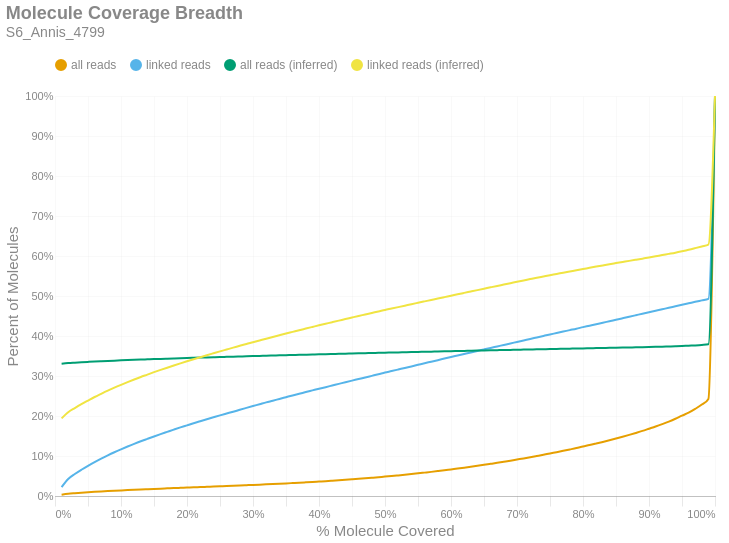

The cell this chart's notebook holds for it:
### Markdown cell above
### Molecule Read Coverage
This chart shows molecule coverage breadth as computed by the number of bases aligned to that molecule. In other words, "*how much of each unique long molecule is actually sequenced/aligned?*" Keep in mind there is a distinction between sequences and alignments, since some sequences belonging to a particular molecule may not align well and wouldn't appear in the alignment data. This chart also shows molecule coverage breadth as computed by the *inferred fragment* from which the aligned sequences originate. Unlike read coverage, this calculation takes into account the total insert size, including unsequenced gaps between the forward and reverse reads. Like the previous figures, these are cumulative percents.

### Code cell
if SKIPLR:
    print_html(f"Skipped")
else:
    binned_df = consolidated_hist(valids['coverage_bp'], mask, 0.01, True)
    binned_df_inf = consolidated_hist(valids['coverage_inserts'], mask, 0.01, True)
    binned_df = binned_df.with_columns(pl.lit(binned_df_inf['all reads (cumsum)']).alias('all reads (inferred)'))
    binned_df = binned_df.with_columns(pl.lit(binned_df_inf['linked reads (cumsum)']).alias('linked reads (inferred)'))
    binned_df = binned_df.with_columns(
        (pl.col('bin').cast(pl.Float64) + 0.01).alias('right_edge')
    )

    with SafeRender(binned_df):
        (
            density_plot(binned_df, 'Molecule Coverage Breadth', samplename, 'molcov', ['all reads (inferred)','linked reads (inferred)'])
            .encode(
                #x=alt.X('bin:Q', title="% Molecule Covered").axis(format = '%').scale(padding=0),
                x=alt.X('right_edge:Q', title="% Molecule Covered").axis(format='%').scale(padding=0),
                y=alt.Y('value:Q', title='Percent of Molecules')
                    .axis(format='%')
                    .stack(False)
                    .scale(domainMin=0, padding=0),
                color=alt.Color("key:N").scale(domain = ["all reads", "linked reads", "all reads (inferred)", "linked reads (inferred)"]),
                tooltip = [
                    alt.Tooltip("key:N", title = "Data Type"),
                    alt.Tooltip("range_label:N", title="% Molecule Covered"),
                    alt.Tooltip("value:Q", format = ".2%", title="% Molecules")
                ]
            )
        ).display()

### Figure 1 — Vega-Lite specification as saved in the notebook (floating-point values rounded to 4 significant figures)
{"width": "container", "height": 400, "config": {"title": {"anchor": "start", "dy": -15, "fontSize": 18, "color": "#888888", "subtitleColor": "#888888", "subtitleFontSize": 14}, "arc": {"fill": "#0072B2"}, "axis": {"domainColor": "#888888", "domainWidth": 0.5, "gridWidth": 0.2, "grid": false, "titleFontWeight": 400, "titleFontSize": 15, "labelFontSize": 11, "labelColor": "#888888", "tickColor": "#888888", "tickWidth": 0.2, "titleColor": "#888888"}, "axisBand": {"grid": false}, "axisX": {"grid": true, "tickSize": 10, "domainCap": "round"}, "axisY": {"domain": false, "grid": true, "tickSize": 0, "domainCap": "round"}, "background": "transparent", "header": {"labelFontSize": 15, "labelColor": "#888888", "titleFontSize": 15, "titleFontWeight": 600, "titleColor": "#888888"}, "legend": {"labelFont": "sans-serif", "labelFontSize": 12, "labelColor": "#888888", "symbolSize": 100, "symbolType": "circle", "titleFontSize": 12, "titlePadding": 10, "titleColor": "#888888", "title": null, "orient": "top"}, "range": {"category": ["#E69F00", "#56B4E9", "#009E73", "#F0E442", "#0072B2", "#D55E00", "#CC79A7", "#000000"], "diverging": ["#cfe8f3", "#a2d4ec", "#73bfe2", "#46abdb", "#1696d2", "#12719e"]}, "area": {"fill": "#0072B2", "fillOpacity": 0.7, "line": true, "strokeOpacity": 0.7}, "line": {"color": "#0072B2", "stroke": "#0072B2", "strokeWidth": 2}, "trail": {"color": "#0072B2", "stroke": "#0072B2", "strokeWidth": 0, "size": 1}, "point": {"filled": true, "fillOpacity": 1.0, "size": 95}, "text": {"color": "#888888", "fontSize": 11, "align": "right", "fontWeight": 400, "size": 11}, "bar": {"fill": "#0072B2", "stroke": null}, "view": {"stroke": null, "continuousWidth": 660, "continuousHeight": 400}}, "data": {"name": "data-9d272e02d0a313e6923145bcb605345f"}, "mark": {"type": "line", "interpolate": "monotone", "point": {"opacity": 0, "size": 275}}, "encoding": {"color": {"field": "key", "scale": {"domain": ["all reads", "linked reads", "all reads (inferred)", "linked reads (inferred)"]}, "type": "nominal"}, "tooltip": [{"field": "key", "title": "Data Type", "type": "nominal"}, {"field": "range_label", "title": "% Molecule Covered", "type": "nominal"}, {"field": "value", "format": ".2%", "title": "% Molecules", "type": "quantitative"}], "x": {"axis": {"format": "%"}, "field": "right_edge", "scale": {"padding": 0}, "title": "% Molecule Covered", "type": "quantitative"}, "y": {"axis": {"format": "%"}, "field": "value", "scale": {"domainMin": 0, "padding": 0}, "stack": false, "title": "Percent of Molecules", "type": "quantitative"}}, "params": [{"name": "param_c36ac31b6afebe62", "select": {"type": "point", "fields": ["key"]}, "bind": "legend"}], "title": {"text": "Molecule Coverage Breadth", "subtitle": "S6_Annis_4799"}, "transform": [{"fold": ["all reads (cumsum)", "linked reads (cumsum)", "all reads (inferred)", "linked reads (inferred)"]}, {"calculate": "replace(datum.key, ' (cumsum)', '')", "as": "key"}, {"filter": {"param": "param_c36ac31b6afebe62"}}], "usermeta": {"embedOptions": {"downloadFileName": "S6_Annis_4799.molcov"}}, "$schema": "https://vega.github.io/schema/vega-lite/v6.1.0.json", "datasets": {"data-9d272e02d0a313e6923145bcb605345f": [{"bin": "0.0", "interval": "0.0-0.01", "all reads": 0.00307, "linked reads": 0.02209, "all reads (cumsum)": 0.00307, "linked reads (cumsum)": 0.02209, "range_label": "0.0-0.01", "all reads (inferred)": 0.3308, "linked reads (inferred)": 0.1941, "right_edge": 0.01}, {"bin": "0.01", "interval": "0.01-0.02", "all reads": 0.002397, "linked reads": 0.02044, "all reads (cumsum)": 0.005467, "linked reads (cumsum)": 0.04252, "range_label": "0.01-0.02", "all reads (inferred)": 0.3324, "linked reads (inferred)": 0.2095, "right_edge": 0.02}, {"bin": "0.02", "interval": "0.02-0.03", "all reads": 0.001475, "linked reads": 0.01234, "all reads (cumsum)": 0.006942, "linked reads (cumsum)": 0.05486, "range_label": "0.02-0.03", "all reads (inferred)": 0.3334, "linked reads (inferred)": 0.2199, "right_edge": 0.03}, {"bin": "0.03", "interval": "0.03-0.04", "all reads": 0.001251, "linked reads": 0.01072, "all reads (cumsum)": 0.008193, "linked reads (cumsum)": 0.06559, "range_label": "0.03-0.04", "all reads (inferred)": 0.3344, "linked reads (inferred)": 0.2296, "right_edge": 0.04}, {"bin": "0.04", "interval": "0.04-0.05", "all reads": 0.001122, "linked reads": 0.009936, "all reads (cumsum)": 0.009315, "linked reads (cumsum)": 0.07552, "range_label": "0.04-0.05", "all reads (inferred)": 0.3353, "linked reads (inferred)": 0.2387, "right_edge": 0.05}, {"bin": "0.05", "interval": "0.05-0.06", "all reads": 0.001046, "linked reads": 0.00939, "all reads (cumsum)": 0.01036, "linked reads (cumsum)": 0.08491, "range_label": "0.05-0.06", "all reads (inferred)": 0.3361, "linked reads (inferred)": 0.2475, "right_edge": 0.06}, {"bin": "0.06", "interval": "0.06-0.07", "all reads": 0.0009617, "linked reads": 0.008757, "all reads (cumsum)": 0.01132, "linked reads (cumsum)": 0.09367, "range_label": "0.06-0.07", "all reads (inferred)": 0.3369, "linked reads (inferred)": 0.2555, "right_edge": 0.07}, {"bin": "0.07", "interval": "0.07-0.08", "all reads": 0.0009208, "linked reads": 0.008136, "all reads (cumsum)": 0.01224, "linked reads (cumsum)": 0.1018, "range_label": "0.07-0.08", "all reads (inferred)": 0.3377, "linked reads (inferred)": 0.2634, "right_edge": 0.08}, {"bin": "0.08", "interval": "0.08-0.09", "all reads": 0.0008619, "linked reads": 0.007637, "all reads (cumsum)": 0.01311, "linked reads (cumsum)": 0.1094, "range_label": "0.08-0.09", "all reads (inferred)": 0.3384, "linked reads (inferred)": 0.2708, "right_edge": 0.09}, {"bin": "0.09", "interval": "0.09-0.1", "all reads": 0.0008315, "linked reads": 0.007198, "all reads (cumsum)": 0.01394, "linked reads (cumsum)": 0.1166, "range_label": "0.09-0.1", "all reads (inferred)": 0.3391, "linked reads (inferred)": 0.2779, "right_edge": 0.1}, {"bin": "0.1", "interval": "0.1-0.11", "all reads": 0.0008144, "linked reads": 0.007019, "all reads (cumsum)": 0.01475, "linked reads (cumsum)": 0.1237, "range_label": "0.1-0.11", "all reads (inferred)": 0.3398, "linked reads (inferred)": 0.2847, "right_edge": 0.11}, {"bin": "0.11", "interval": "0.11-0.12", "all reads": 0.000777, "linked reads": 0.006752, "all reads (cumsum)": 0.01553, "linked reads (cumsum)": 0.1304, "range_label": "0.11-0.12", "all reads (inferred)": 0.3404, "linked reads (inferred)": 0.2913, "right_edge": 0.12}, {"bin": "0.12", "interval": "0.12-0.13", "all reads": 0.0007492, "linked reads": 0.006401, "all reads (cumsum)": 0.01628, "linked reads (cumsum)": 0.1368, "range_label": "0.12-0.13", "all reads (inferred)": 0.3411, "linked reads (inferred)": 0.2976, "right_edge": 0.13}, {"bin": "0.13", "interval": "0.13-0.14", "all reads": 0.0007171, "linked reads": 0.006065, "all reads (cumsum)": 0.01699, "linked reads (cumsum)": 0.1429, "range_label": "0.13-0.14", "all reads (inferred)": 0.3416, "linked reads (inferred)": 0.3036, "right_edge": 0.14}, {"bin": "0.14", "interval": "0.14-0.15", "all reads": 0.0007094, "linked reads": 0.005995, "all reads (cumsum)": 0.0177, "linked reads (cumsum)": 0.1489, "range_label": "0.14-0.15", "all reads (inferred)": 0.3422, "linked reads (inferred)": 0.3096, "right_edge": 0.15}, {"bin": "0.15", "interval": "0.15-0.16", "all reads": 0.000694, "linked reads": 0.005846, "all reads (cumsum)": 0.0184, "linked reads (cumsum)": 0.1547, "range_label": "0.15-0.16", "all reads (inferred)": 0.3428, "linked reads (inferred)": 0.3153, "right_edge": 0.16}, {"bin": "0.16", "interval": "0.16-0.17", "all reads": 0.0006703, "linked reads": 0.005638, "all reads (cumsum)": 0.01907, "linked reads (cumsum)": 0.1604, "range_label": "0.16-0.17", "all reads (inferred)": 0.3434, "linked reads (inferred)": 0.3208, "right_edge": 0.17}, {"bin": "0.17", "interval": "0.17-0.18", "all reads": 0.0006752, "linked reads": 0.005618, "all reads (cumsum)": 0.01974, "linked reads (cumsum)": 0.166, "range_label": "0.17-0.18", "all reads (inferred)": 0.3439, "linked reads (inferred)": 0.3262, "right_edge": 0.18}, {"bin": "0.18", "interval": "0.18-0.19", "all reads": 0.0006587, "linked reads": 0.005479, "all reads (cumsum)": 0.0204, "linked reads (cumsum)": 0.1715, "range_label": "0.18-0.19", "all reads (inferred)": 0.3444, "linked reads (inferred)": 0.3316, "right_edge": 0.19}, {"bin": "0.19", "interval": "0.19-0.2", "all reads": 0.0006537, "linked reads": 0.005186, "all reads (cumsum)": 0.02106, "linked reads (cumsum)": 0.1766, "range_label": "0.19-0.2", "all reads (inferred)": 0.345, "linked reads (inferred)": 0.3368, "right_edge": 0.2}, {"bin": "0.2", "interval": "0.2-0.21", "all reads": 0.0006609, "linked reads": 0.005335, "all reads (cumsum)": 0.02172, "linked reads (cumsum)": 0.182, "range_label": "0.2-0.21", "all reads (inferred)": 0.3455, "linked reads (inferred)": 0.3419, "right_edge": 0.21}, {"bin": "0.21", "interval": "0.21-0.22", "all reads": 0.0006297, "linked reads": 0.004888, "all reads (cumsum)": 0.02235, "linked reads (cumsum)": 0.1869, "range_label": "0.21-0.22", "all reads (inferred)": 0.346, "linked reads (inferred)": 0.3469, "right_edge": 0.22}, {"bin": "0.22", "interval": "0.22-0.23", "all reads": 0.0006479, "linked reads": 0.004993, "all reads (cumsum)": 0.02299, "linked reads (cumsum)": 0.1919, "range_label": "0.22-0.23", "all reads (inferred)": 0.3465, "linked reads (inferred)": 0.3519, "right_edge": 0.23}, {"bin": "0.23", "interval": "0.23-0.24", "all reads": 0.0006523, "linked reads": 0.004891, "all reads (cumsum)": 0.02365, "linked reads (cumsum)": 0.1967, "range_label": "0.23-0.24", "all reads (inferred)": 0.347, "linked reads (inferred)": 0.3568, "right_edge": 0.24}, {"bin": "0.24", "interval": "0.24-0.25", "all reads": 0.0006472, "linked reads": 0.004852, "all reads (cumsum)": 0.02429, "linked reads (cumsum)": 0.2016, "range_label": "0.24-0.25", "all reads (inferred)": 0.3475, "linked reads (inferred)": 0.3616, "right_edge": 0.25}, {"bin": "0.25", "interval": "0.25-0.26", "all reads": 0.0006391, "linked reads": 0.0046, "all reads (cumsum)": 0.02493, "linked reads (cumsum)": 0.2062, "range_label": "0.25-0.26", "all reads (inferred)": 0.3479, "linked reads (inferred)": 0.3662, "right_edge": 0.26}, {"bin": "0.26", "interval": "0.26-0.27", "all reads": 0.0006677, "linked reads": 0.004545, "all reads (cumsum)": 0.0256, "linked reads (cumsum)": 0.2107, "range_label": "0.26-0.27", "all reads (inferred)": 0.3484, "linked reads (inferred)": 0.3709, "right_edge": 0.27}, {"bin": "0.27", "interval": "0.27-0.28", "all reads": 0.0006899, "linked reads": 0.004845, "all reads (cumsum)": 0.02629, "linked reads (cumsum)": 0.2156, "range_label": "0.27-0.28", "all reads (inferred)": 0.3489, "linked reads (inferred)": 0.3755, "right_edge": 0.28}, {"bin": "0.28", "interval": "0.28-0.29", "all reads": 0.0007039, "linked reads": 0.004649, "all reads (cumsum)": 0.02699, "linked reads (cumsum)": 0.2202, "range_label": "0.28-0.29", "all reads (inferred)": 0.3493, "linked reads (inferred)": 0.3802, "right_edge": 0.29}, {"bin": "0.29", "interval": "0.29-0.3", "all reads": 0.0007078, "linked reads": 0.004611, "all reads (cumsum)": 0.0277, "linked reads (cumsum)": 0.2248, "range_label": "0.29-0.3", "all reads (inferred)": 0.3498, "linked reads (inferred)": 0.3844, "right_edge": 0.3}, {"bin": "0.3", "interval": "0.3-0.31", "all reads": 0.0007282, "linked reads": 0.004545, "all reads (cumsum)": 0.02843, "linked reads (cumsum)": 0.2294, "range_label": "0.3-0.31", "all reads (inferred)": 0.3502, "linked reads (inferred)": 0.3888, "right_edge": 0.31}, {"bin": "0.31", "interval": "0.31-0.32", "all reads": 0.0007485, "linked reads": 0.004605, "all reads (cumsum)": 0.02918, "linked reads (cumsum)": 0.234, "range_label": "0.31-0.32", "all reads (inferred)": 0.3507, "linked reads (inferred)": 0.3933, "right_edge": 0.32}, {"bin": "0.32", "interval": "0.32-0.33", "all reads": 0.0007588, "linked reads": 0.004265, "all reads (cumsum)": 0.02994, "linked reads (cumsum)": 0.2383, "range_label": "0.32-0.33", "all reads (inferred)": 0.3511, "linked reads (inferred)": 0.3976, "right_edge": 0.33}, {"bin": "0.33", "interval": "0.33-0.34", "all reads": 0.0007829, "linked reads": 0.00441, "all reads (cumsum)": 0.03072, "linked reads (cumsum)": 0.2427, "range_label": "0.33-0.34", "all reads (inferred)": 0.3516, "linked reads (inferred)": 0.4019, "right_edge": 0.34}, {"bin": "0.34", "interval": "0.34-0.35", "all reads": 0.0008197, "linked reads": 0.004375, "all reads (cumsum)": 0.03154, "linked reads (cumsum)": 0.247, "range_label": "0.34-0.35", "all reads (inferred)": 0.352, "linked reads (inferred)": 0.4062, "right_edge": 0.35}, {"bin": "0.35", "interval": "0.35-0.36", "all reads": 0.0008538, "linked reads": 0.004378, "all reads (cumsum)": 0.03239, "linked reads (cumsum)": 0.2514, "range_label": "0.35-0.36", "all reads (inferred)": 0.3524, "linked reads (inferred)": 0.4103, "right_edge": 0.36}, {"bin": "0.36", "interval": "0.36-0.37", "all reads": 0.00086, "linked reads": 0.004171, "all reads (cumsum)": 0.03325, "linked reads (cumsum)": 0.2556, "range_label": "0.36-0.37", "all reads (inferred)": 0.3529, "linked reads (inferred)": 0.4145, "right_edge": 0.37}, {"bin": "0.37", "interval": "0.37-0.38", "all reads": 0.0009144, "linked reads": 0.004247, "all reads (cumsum)": 0.03417, "linked reads (cumsum)": 0.2598, "range_label": "0.37-0.38", "all reads (inferred)": 0.3533, "linked reads (inferred)": 0.4186, "right_edge": 0.38}, {"bin": "0.38", "interval": "0.38-0.39", "all reads": 0.000934, "linked reads": 0.004164, "all reads (cumsum)": 0.0351, "linked reads (cumsum)": 0.264, "range_label": "0.38-0.39", "all reads (inferred)": 0.3537, "linked reads (inferred)": 0.4226, "right_edge": 0.39}, {"bin": "0.39", "interval": "0.39-0.4", "all reads": 0.0009845, "linked reads": 0.004173, "all reads (cumsum)": 0.03609, "linked reads (cumsum)": 0.2682, "range_label": "0.39-0.4", "all reads (inferred)": 0.3542, "linked reads (inferred)": 0.4267, "right_edge": 0.4}, {"bin": "0.4", "interval": "0.4-0.41", "all reads": 0.0009829, "linked reads": 0.003887, "all reads (cumsum)": 0.03707, "linked reads (cumsum)": 0.2721, "range_label": "0.4-0.41", "all reads (inferred)": 0.3546, "linked reads (inferred)": 0.4306, "right_edge": 0.41}, {"bin": "0.41", "interval": "0.41-0.42", "all reads": 0.00107, "linked reads": 0.004137, "all reads (cumsum)": 0.03814, "linked reads (cumsum)": 0.2762, "range_label": "0.41-0.42", "all reads (inferred)": 0.355, "linked reads (inferred)": 0.4345, "right_edge": 0.42}, {"bin": "0.42", "interval": "0.42-0.43", "all reads": 0.001102, "linked reads": 0.004097, "all reads (cumsum)": 0.03924, "linked reads (cumsum)": 0.2803, "range_label": "0.42-0.43", "all reads (inferred)": 0.3554, "linked reads (inferred)": 0.4384, "right_edge": 0.43}, {"bin": "0.43", "interval": "0.43-0.44", "all reads": 0.001162, "linked reads": 0.004175, "all reads (cumsum)": 0.0404, "linked reads (cumsum)": 0.2845, "range_label": "0.43-0.44", "all reads (inferred)": 0.3558, "linked reads (inferred)": 0.4423, "right_edge": 0.44}, {"bin": "0.44", "interval": "0.44-0.45", "all reads": 0.001213, "linked reads": 0.004029, "all reads (cumsum)": 0.04162, "linked reads (cumsum)": 0.2885, "range_label": "0.44-0.45", "all reads (inferred)": 0.3562, "linked reads (inferred)": 0.4462, "right_edge": 0.45}, {"bin": "0.45", "interval": "0.45-0.46", "all reads": 0.00124, "linked reads": 0.003879, "all reads (cumsum)": 0.04286, "linked reads (cumsum)": 0.2924, "range_label": "0.45-0.46", "all reads (inferred)": 0.3566, "linked reads (inferred)": 0.4501, "right_edge": 0.46}, {"bin": "0.46", "interval": "0.46-0.47", "all reads": 0.001295, "linked reads": 0.004047, "all reads (cumsum)": 0.04415, "linked reads (cumsum)": 0.2964, "range_label": "0.46-0.47", "all reads (inferred)": 0.357, "linked reads (inferred)": 0.4538, "right_edge": 0.47}, {"bin": "0.47", "interval": "0.47-0.48", "all reads": 0.001349, "linked reads": 0.003948, "all reads (cumsum)": 0.0455, "linked reads (cumsum)": 0.3004, "range_label": "0.47-0.48", "all reads (inferred)": 0.3574, "linked reads (inferred)": 0.4576, "right_edge": 0.48}, {"bin": "0.48", "interval": "0.48-0.49", "all reads": 0.0014, "linked reads": 0.003956, "all reads (cumsum)": 0.0469, "linked reads (cumsum)": 0.3043, "range_label": "0.48-0.49", "all reads (inferred)": 0.3578, "linked reads (inferred)": 0.4613, "right_edge": 0.49}, {"bin": "0.49", "interval": "0.49-0.5", "all reads": 0.001577, "linked reads": 0.004196, "all reads (cumsum)": 0.04848, "linked reads (cumsum)": 0.3085, "range_label": "0.49-0.5", "all reads (inferred)": 0.3583, "linked reads (inferred)": 0.4651, "right_edge": 0.5}, {"bin": "0.5", "interval": "0.5-0.51", "all reads": 0.001395, "linked reads": 0.003726, "all reads (cumsum)": 0.04987, "linked reads (cumsum)": 0.3123, "range_label": "0.5-0.51", "all reads (inferred)": 0.3586, "linked reads (inferred)": 0.4686, "right_edge": 0.51}, {"bin": "0.51", "interval": "0.51-0.52", "all reads": 0.001588, "linked reads": 0.003889, "all reads (cumsum)": 0.05146, "linked reads (cumsum)": 0.3161, "range_label": "0.51-0.52", "all reads (inferred)": 0.359, "linked reads (inferred)": 0.4722, "right_edge": 0.52}, {"bin": "0.52", "interval": "0.52-0.53", "all reads": 0.001641, "linked reads": 0.003962, "all reads (cumsum)": 0.0531, "linked reads (cumsum)": 0.3201, "range_label": "0.52-0.53", "all reads (inferred)": 0.3594, "linked reads (inferred)": 0.4758, "right_edge": 0.53}, {"bin": "0.53", "interval": "0.53-0.54", "all reads": 0.001701, "linked reads": 0.00381, "all reads (cumsum)": 0.0548, "linked reads (cumsum)": 0.3239, "range_label": "0.53-0.54", "all reads (inferred)": 0.3598, "linked reads (inferred)": 0.4795, "right_edge": 0.54}, {"bin": "0.54", "interval": "0.54-0.55", "all reads": 0.001777, "linked reads": 0.003991, "all reads (cumsum)": 0.05658, "linked reads (cumsum)": 0.3279, "range_label": "0.54-0.55", "all reads (inferred)": 0.3602, "linked reads (inferred)": 0.4831, "right_edge": 0.55}, {"bin": "0.55", "interval": "0.55-0.56", "all reads": 0.001861, "linked reads": 0.004054, "all reads (cumsum)": 0.05844, "linked reads (cumsum)": 0.332, "range_label": "0.55-0.56", "all reads (inferred)": 0.3605, "linked reads (inferred)": 0.4866, "right_edge": 0.56}, {"bin": "0.56", "interval": "0.56-0.57", "all reads": 0.00187, "linked reads": 0.003764, "all reads (cumsum)": 0.06031, "linked reads (cumsum)": 0.3357, "range_label": "0.56-0.57", "all reads (inferred)": 0.3609, "linked reads (inferred)": 0.4901, "right_edge": 0.57}, {"bin": "0.57", "interval": "0.57-0.58", "all reads": 0.001952, "linked reads": 0.003875, "all reads (cumsum)": 0.06226, "linked reads (cumsum)": 0.3396, "range_label": "0.57-0.58", "all reads (inferred)": 0.3613, "linked reads (inferred)": 0.4937, "right_edge": 0.58}, {"bin": "0.58", "interval": "0.58-0.59", "all reads": 0.002015, "linked reads": 0.003978, "all reads (cumsum)": 0.06428, "linked reads (cumsum)": 0.3436, "range_label": "0.58-0.59", "all reads (inferred)": 0.3617, "linked reads (inferred)": 0.4972, "right_edge": 0.59}, {"bin": "0.59", "interval": "0.59-0.6", "all reads": 0.002156, "linked reads": 0.003906, "all reads (cumsum)": 0.06643, "linked reads (cumsum)": 0.3475, "range_label": "0.59-0.6", "all reads (inferred)": 0.362, "linked reads (inferred)": 0.5007, "right_edge": 0.6}, {"bin": "0.6", "interval": "0.6-0.61", "all reads": 0.002103, "linked reads": 0.003766, "all reads (cumsum)": 0.06854, "linked reads (cumsum)": 0.3513, "range_label": "0.6-0.61", "all reads (inferred)": 0.3624, "linked reads (inferred)": 0.5043, "right_edge": 0.61}, {"bin": "0.61", "interval": "0.61-0.62", "all reads": 0.002216, "linked reads": 0.003784, "all reads (cumsum)": 0.07075, "linked reads (cumsum)": 0.355, "range_label": "0.61-0.62", "all reads (inferred)": 0.3628, "linked reads (inferred)": 0.5078, "right_edge": 0.62}, {"bin": "0.62", "interval": "0.62-0.63", "all reads": 0.002277, "linked reads": 0.003789, "all reads (cumsum)": 0.07303, "linked reads (cumsum)": 0.3588, "range_label": "0.62-0.63", "all reads (inferred)": 0.3631, "linked reads (inferred)": 0.5112, "right_edge": 0.63}, {"bin": "0.63", "interval": "0.63-0.64", "all reads": 0.002365, "linked reads": 0.003855, "all reads (cumsum)": 0.0754, "linked reads (cumsum)": 0.3627, "range_label": "0.63-0.64", "all reads (inferred)": 0.3635, "linked reads (inferred)": 0.5147, "right_edge": 0.64}, {"bin": "0.64", "interval": "0.64-0.65", "all reads": 0.00245, "linked reads": 0.003767, "all reads (cumsum)": 0.07785, "linked reads (cumsum)": 0.3664, "range_label": "0.64-0.65", "all reads (inferred)": 0.3639, "linked reads (inferred)": 0.5182, "right_edge": 0.65}, {"bin": "0.65", "interval": "0.65-0.66", "all reads": 0.002535, "linked reads": 0.003751, "all reads (cumsum)": 0.08038, "linked reads (cumsum)": 0.3702, "range_label": "0.65-0.66", "all reads (inferred)": 0.3642, "linked reads (inferred)": 0.5217, "right_edge": 0.66}, {"bin": "0.66", "interval": "0.66-0.67", "all reads": 0.002563, "linked reads": 0.003712, "all reads (cumsum)": 0.08294, "linked reads (cumsum)": 0.3739, "range_label": "0.66-0.67", "all reads (inferred)": 0.3646, "linked reads (inferred)": 0.5252, "right_edge": 0.67}, {"bin": "0.67", "interval": "0.67-0.68", "all reads": 0.00267, "linked reads": 0.003726, "all reads (cumsum)": 0.08561, "linked reads (cumsum)": 0.3776, "range_label": "0.67-0.68", "all reads (inferred)": 0.3649, "linked reads (inferred)": 0.5286, "right_edge": 0.68}, {"bin": "0.68", "interval": "0.68-0.69", "all reads": 0.002694, "linked reads": 0.003718, "all reads (cumsum)": 0.08831, "linked reads (cumsum)": 0.3814, "range_label": "0.68-0.69", "all reads (inferred)": 0.3653, "linked reads (inferred)": 0.532, "right_edge": 0.69}, {"bin": "0.69", "interval": "0.69-0.7", "all reads": 0.00285, "linked reads": 0.003813, "all reads (cumsum)": 0.09116, "linked reads (cumsum)": 0.3852, "range_label": "0.69-0.7", "all reads (inferred)": 0.3657, "linked reads (inferred)": 0.5355, "right_edge": 0.7}, {"bin": "0.7", "interval": "0.7-0.71", "all reads": 0.002829, "linked reads": 0.003758, "all reads (cumsum)": 0.09399, "linked reads (cumsum)": 0.3889, "range_label": "0.7-0.71", "all reads (inferred)": 0.366, "linked reads (inferred)": 0.5389, "right_edge": 0.71}, {"bin": "0.71", "interval": "0.71-0.72", "all reads": 0.002953, "linked reads": 0.003675, "all reads (cumsum)": 0.09694, "linked reads (cumsum)": 0.3926, "range_label": "0.71-0.72", "all reads (inferred)": 0.3664, "linked reads (inferred)": 0.5423, "right_edge": 0.72}, {"bin": "0.72", "interval": "0.72-0.73", "all reads": 0.003056, "linked reads": 0.003822, "all reads (cumsum)": 0.1, "linked reads (cumsum)": 0.3964, "range_label": "0.72-0.73", "all reads (inferred)": 0.3667, "linked reads (inferred)": 0.5456, "right_edge": 0.73}, {"bin": "0.73", "interval": "0.73-0.74", "all reads": 0.003093, "linked reads": 0.003778, "all reads (cumsum)": 0.1031, "linked reads (cumsum)": 0.4002, "range_label": "0.73-0.74", "all reads (inferred)": 0.3671, "linked reads (inferred)": 0.5489, "right_edge": 0.74}, {"bin": "0.74", "interval": "0.74-0.75", "all reads": 0.003349, "linked reads": 0.003725, "all reads (cumsum)": 0.1064, "linked reads (cumsum)": 0.4039, "range_label": "0.74-0.75", "all reads (inferred)": 0.3674, "linked reads (inferred)": 0.5521, "right_edge": 0.75}, {"bin": "0.75", "interval": "0.75-0.76", "all reads": 0.003156, "linked reads": 0.003512, "all reads (cumsum)": 0.1096, "linked reads (cumsum)": 0.4074, "range_label": "0.75-0.76", "all reads (inferred)": 0.3677, "linked reads (inferred)": 0.5552, "right_edge": 0.76}, {"bin": "0.76", "interval": "0.76-0.77", "all reads": 0.003337, "linked reads": 0.003588, "all reads (cumsum)": 0.1129, "linked reads (cumsum)": 0.411, "range_label": "0.76-0.77", "all reads (inferred)": 0.3681, "linked reads (inferred)": 0.5584, "right_edge": 0.77}, {"bin": "0.77", "interval": "0.77-0.78", "all reads": 0.00345, "linked reads": 0.003636, "all reads (cumsum)": 0.1164, "linked reads (cumsum)": 0.4147, "range_label": "0.77-0.78", "all reads (inferred)": 0.3684, "linked reads (inferred)": 0.5614, "right_edge": 0.78}, {"bin": "0.78", "interval": "0.78-0.79", "all reads": 0.00352, "linked reads": 0.00357, "all reads (cumsum)": 0.1199, "linked reads (cumsum)": 0.4182, "range_label": "0.78-0.79", "all reads (inferred)": 0.3687, "linked reads (inferred)": 0.5644, "right_edge": 0.79}, {"bin": "0.79", "interval": "0.79-0.8", "all reads": 0.003844, "linked reads": 0.00394, "all reads (cumsum)": 0.1237, "linked reads (cumsum)": 0.4222, "range_label": "0.79-0.8", "all reads (inferred)": 0.3691, "linked reads (inferred)": 0.5675, "right_edge": 0.8}, {"bin": "0.8", "interval": "0.8-0.81", "all reads": 0.003564, "linked reads": 0.003661, "all reads (cumsum)": 0.1273, "linked reads (cumsum)": 0.4258, "range_label": "0.8-0.81", "all reads (inferred)": 0.3694, "linked reads (inferred)": 0.5704, "right_edge": 0.81}, {"bin": "0.81", "interval": "0.81-0.82", "all reads": 0.003907, "linked reads": 0.003789, "all reads (cumsum)": 0.1312, "linked reads (cumsum)": 0.4296, "range_label": "0.81-0.82", "all reads (inferred)": 0.3697, "linked reads (inferred)": 0.5735, "right_edge": 0.82}, {"bin": "0.82", "interval": "0.82-0.83", "all reads": 0.004012, "linked reads": 0.003587, "all reads (cumsum)": 0.1352, "linked reads (cumsum)": 0.4332, "range_label": "0.82-0.83", "all reads (inferred)": 0.37, "linked reads (inferred)": 0.5765, "right_edge": 0.83}, {"bin": "0.83", "interval": "0.83-0.84", "all reads": 0.004167, "linked reads": 0.003758, "all reads (cumsum)": 0.1394, "linked reads (cumsum)": 0.437, "range_label": "0.83-0.84", "all reads (inferred)": 0.3704, "linked reads (inferred)": 0.5795, "right_edge": 0.84}, {"bin": "0.84", "interval": "0.84-0.85", "all reads": 0.004278, "linked reads": 0.00369, "all reads (cumsum)": 0.1437, "linked reads (cumsum)": 0.4407, "range_label": "0.84-0.85", "all reads (inferred)": 0.3707, "linked reads (inferred)": 0.5823, "right_edge": 0.85}, {"bin": "0.85", "interval": "0.85-0.86", "all reads": 0.004458, "linked reads": 0.003729, "all reads (cumsum)": 0.1481, "linked reads (cumsum)": 0.4444, "range_label": "0.85-0.86", "all reads (inferred)": 0.371, "linked reads (inferred)": 0.585, "right_edge": 0.86}, {"bin": "0.86", "interval": "0.86-0.87", "all reads": 0.004641, "linked reads": 0.003747, "all reads (cumsum)": 0.1528, "linked reads (cumsum)": 0.4481, "range_label": "0.86-0.87", "all reads (inferred)": 0.3714, "linked reads (inferred)": 0.5878, "right_edge": 0.87}, {"bin": "0.87", "interval": "0.87-0.88", "all reads": 0.004927, "linked reads": 0.003795, "all reads (cumsum)": 0.1577, "linked reads (cumsum)": 0.4519, "range_label": "0.87-0.88", "all reads (inferred)": 0.3717, "linked reads (inferred)": 0.5906, "right_edge": 0.88}, {"bin": "0.88", "interval": "0.88-0.89", "all reads": 0.005079, "linked reads": 0.003814, "all reads (cumsum)": 0.1628, "linked reads (cumsum)": 0.4557, "range_label": "0.88-0.89", "all reads (inferred)": 0.3721, "linked reads (inferred)": 0.5934, "right_edge": 0.89}, {"bin": "0.89", "interval": "0.89-0.9", "all reads": 0.005461, "linked reads": 0.003723, "all reads (cumsum)": 0.1682, "linked reads (cumsum)": 0.4595, "range_label": "0.89-0.9", "all reads (inferred)": 0.3725, "linked reads (inferred)": 0.5962, "right_edge": 0.9}, {"bin": "0.9", "interval": "0.9-0.91", "all reads": 0.005498, "linked reads": 0.003625, "all reads (cumsum)": 0.1737, "linked reads (cumsum)": 0.4631, "range_label": "0.9-0.91", "all reads (inferred)": 0.3729, "linked reads (inferred)": 0.5992, "right_edge": 0.91}, {"bin": "0.91", "interval": "0.91-0.92", "all reads": 0.005959, "linked reads": 0.003742, "all reads (cumsum)": 0.1797, "linked reads (cumsum)": 0.4668, "range_label": "0.91-0.92", "all reads (inferred)": 0.3734, "linked reads (inferred)": 0.6023, "right_edge": 0.92}, {"bin": "0.92", "interval": "0.92-0.93", "all reads": 0.006316, "linked reads": 0.003594, "all reads (cumsum)": 0.186, "linked reads (cumsum)": 0.4704, "range_label": "0.92-0.93", "all reads (inferred)": 0.3738, "linked reads (inferred)": 0.6053, "right_edge": 0.93}, {"bin": "0.93", "interval": "0.93-0.94", "all reads": 0.007049, "linked reads": 0.003882, "all reads (cumsum)": 0.1931, "linked reads (cumsum)": 0.4743, "range_label": "0.93-0.94", "all reads (inferred)": 0.3743, "linked reads (inferred)": 0.6084, "right_edge": 0.94}, {"bin": "0.94", "interval": "0.94-0.95", "all reads": 0.007868, "linked reads": 0.003756, "all reads (cumsum)": 0.2009, "linked reads (cumsum)": 0.4781, "range_label": "0.94-0.95", "all reads (inferred)": 0.3749, "linked reads (inferred)": 0.6118, "right_edge": 0.95}, {"bin": "0.95", "interval": "0.95-0.96", "all reads": 0.007284, "linked reads": 0.003682, "all reads (cumsum)": 0.2082, "linked reads (cumsum)": 0.4817, "range_label": "0.95-0.96", "all reads (inferred)": 0.3758, "linked reads (inferred)": 0.6155, "right_edge": 0.96}, {"bin": "0.96", "interval": "0.96-0.97", "all reads": 0.009492, "linked reads": 0.003658, "all reads (cumsum)": 0.2177, "linked reads (cumsum)": 0.4854, "range_label": "0.96-0.97", "all reads (inferred)": 0.3765, "linked reads (inferred)": 0.6196, "right_edge": 0.97}, {"bin": "0.97", "interval": "0.97-0.98", "all reads": 0.01087, "linked reads": 0.00372, "all reads (cumsum)": 0.2286, "linked reads (cumsum)": 0.4891, "range_label": "0.97-0.98", "all reads (inferred)": 0.3776, "linked reads (inferred)": 0.6239, "right_edge": 0.98}, {"bin": "0.98", "interval": "0.98-0.99", "all reads": 0.01422, "linked reads": 0.003711, "all reads (cumsum)": 0.2428, "linked reads (cumsum)": 0.4928, "range_label": "0.98-0.99", "all reads (inferred)": 0.3795, "linked reads (inferred)": 0.6284, "right_edge": 0.99}, {"bin": "0.99", "interval": "0.99-1.0", "all reads": 0.7572, "linked reads": 0.5072, "all reads (cumsum)": 1.0, "linked reads (cumsum)": 1.0, "range_label": "0.99-1.0", "all reads (inferred)": 1.0, "linked reads (inferred)": 1.0, "right_edge": 1.0}]}}
